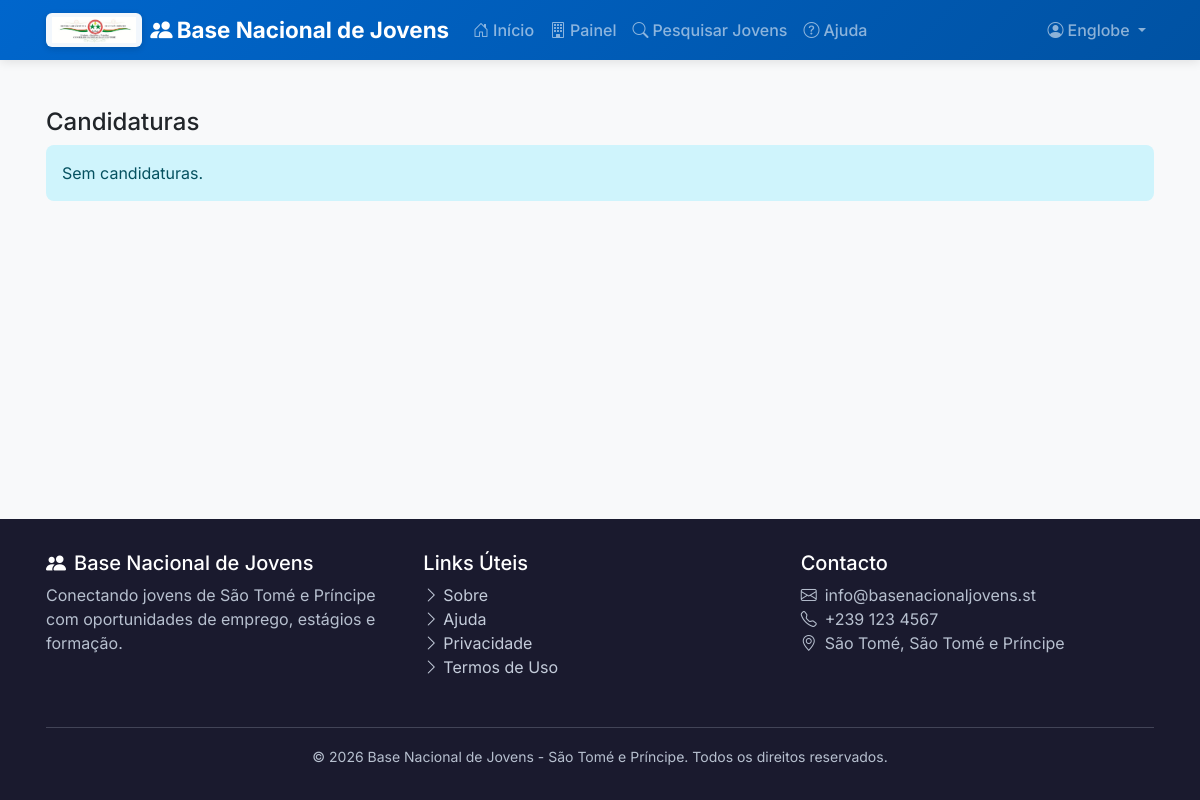
Before: /companies/vagas/3/candidaturas/ (signed in) with the older database file.
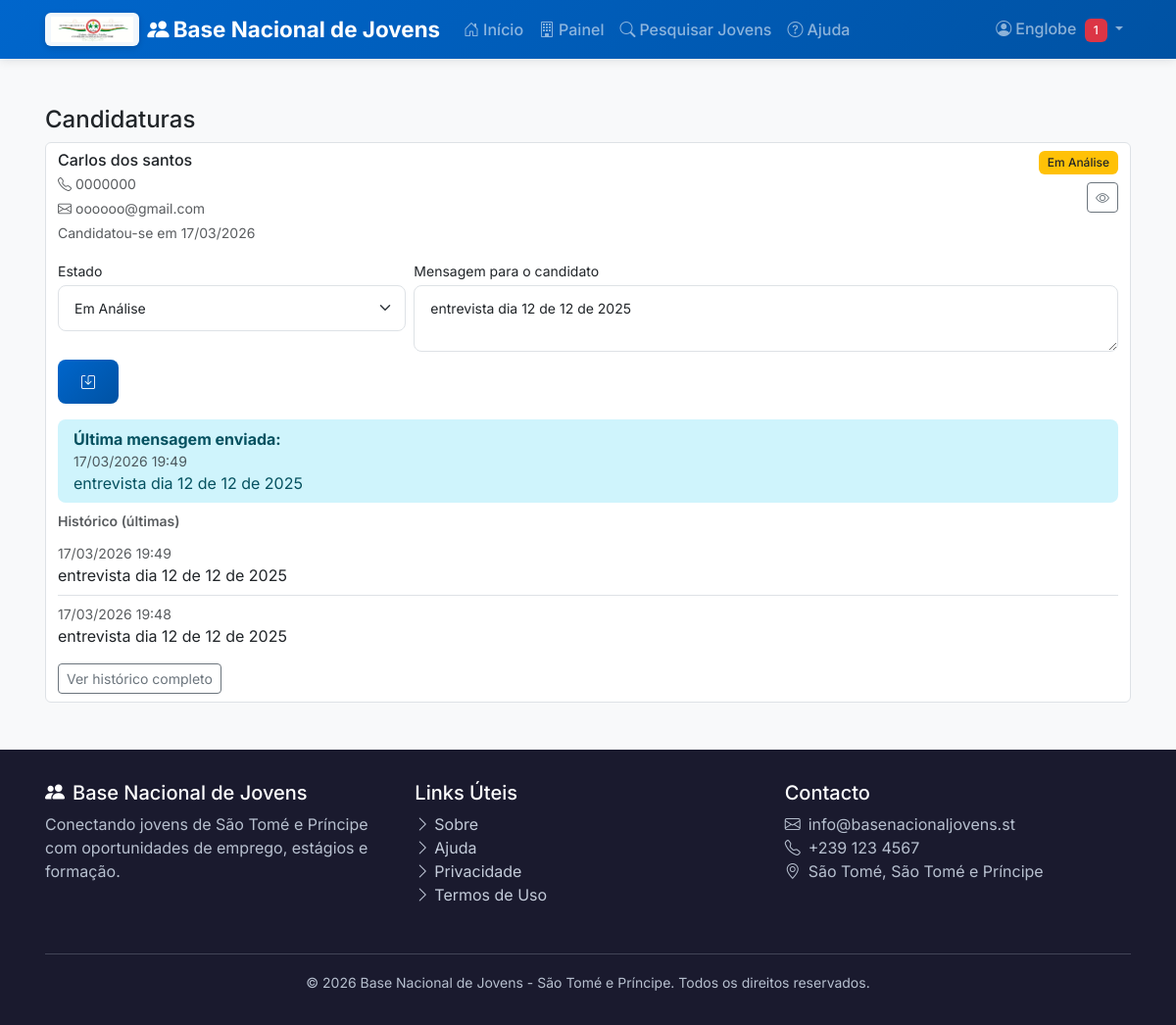
After: the same page with the newer database file.
### companies/models.py (models this page shows, shortened)
class Application(models.Model):
    ESTADO_CHOICES = [
        ('PENDENTE', _('Pendente')),
        ('EM_ANALISE', _('Em Análise')),
        ('ACEITE', _('Aceite')),
        ('REJEITADA', _('Rejeitada')),
    ]
    job = models.ForeignKey(
        JobPost,
        on_delete=models.CASCADE,
        related_name='applications',
        verbose_name=_('vaga')
    )
    youth = models.ForeignKey(
        'profiles.YouthProfile',
        on_delete=models.CASCADE,
        related_name='applications',
        verbose_name=_('jovem')
    )
    estado = models.CharField(
        _('estado'),
        max_length=15,
        choices=ESTADO_CHOICES,
        default='PENDENTE'
    )
    mensagem = models.TextField(_('mensagem/motivação'), blank=True)
    resposta_empresa = models.TextField(_('mensagem da empresa'), blank=True)
    created_at = models.DateTimeField(_('candidatou-se em'), auto_now_add=True)
    updated_at = models.DateTimeField(_('atualizado em'), auto_now=True)
    class Meta:
        verbose_name = _('candidatura')
        verbose_name_plural = _('candidaturas')
        ordering = ['-created_at']
        unique_together = ['job', 'youth']

class ApplicationMessage(models.Model):
    SENDER_CHOICES = [
        ('EMP', _('Empresa')),
        ('SYS', _('Sistema')),
    ]
    application = models.ForeignKey(
        Application,
        on_delete=models.CASCADE,
        related_name='messages',
        verbose_name=_('candidatura')
    )
    sender = models.CharField(_('remetente'), max_length=3, choices=SENDER_CHOICES, default='EMP')
    message = models.TextField(_('mensagem'))
    created_at = models.DateTimeField(_('enviada em'), auto_now_add=True)
    class Meta:
        verbose_name = _('mensagem de candidatura')
        verbose_name_plural = _('mensagens de candidatura')
        ordering = ['-created_at']

### profiles/models.py (models this page shows, shortened)
class YouthProfile(models.Model):
    SEXO_CHOICES = [
        ('M', _('Masculino')),
        ('F', _('Feminino')),
        ('O', _('Outro')),
        ('N', _('Prefiro não dizer')),
    ]
    SITUACAO_CHOICES = [
        ('EMP', _('Empregado')),
        ('DES', _('Desempregado')),
        ('PEM', _('Primeiro Emprego')),
    ]
    DISPONIBILIDADE_CHOICES = [
        ('SIM', _('Sim')),
        ('NAO', _('Não')),
        ('EM_BREVE', _('Em breve')),
    ]
    OPORTUNIDADE_CHOICES = [
        ('EST', _('Estágio')),
        ('EMP', _('Emprego')),
        ('FOR', _('Formação de Curta Duração')),
        ('EMPRE', _('Empreendedorismo')),
    ]
    user = models.OneToOneField(
        settings.AUTH_USER_MODEL,
        on_delete=models.CASCADE,
        related_name='youth_profile',
        verbose_name=_('utilizador')
    )
    data_nascimento = models.DateField(_('data de nascimento'), null=True, blank=True)
    sexo = models.CharField(_('sexo'), max_length=1, choices=SEXO_CHOICES, blank=True)
    localidade = models.CharField(_('localidade'), max_length=255, blank=True)
    contacto_alternativo = models.CharField(_('contacto alternativo'), max_length=255, blank=True)
    situacao_atual = models.CharField(
        _('situação atual'),
        max_length=3,
        choices=SITUACAO_CHOICES,
        default='DES'
    )
    disponibilidade = models.CharField(
        _('disponibilidade imediata'),
        max_length=10,
        choices=DISPONIBILIDADE_CHOICES,
        default='SIM'
    )
    interesse_setorial = models.JSONField(
        _('setores de interesse'),
        default=list,
        blank=True
    )
    preferencia_oportunidade = models.CharField(
        _('preferência de oportunidade'),
        max_length=5,
        choices=OPORTUNIDADE_CHOICES,
        default='EMP'
    )
    sobre = models.TextField(_('sobre mim'), blank=True, help_text=_('Breve descrição sobre ti'))
    photo = models.ImageField(
        _('foto de perfil'),
        upload_to='youth_avatars/',
        null=True,
        blank=True
    )
    completo = models.BooleanField(_('perfil completo'), default=False)
    validado = models.BooleanField(_('validado'), default=False)
    visivel = models.BooleanField(_('visível para empresas'), default=True)
    consentimento_sms = models.BooleanField(_('consentimento para contacto por SMS'), default=False)
    consentimento_whatsapp = models.BooleanField(_('consentimento para contacto por WhatsApp'), default=False)
    consentimento_email = models.BooleanField(_('consentimento para contacto por Email'), default=False)
    created_at = models.DateTimeField(_('criado em'), auto_now_add=True)
    updated_at = models.DateTimeField(_('atualizado em'), auto_now=True)
    wizard_step = models.IntegerField(_('passo do wizard'), default=1)
    wizard_data = models.JSONField(_('dados temporários do wizard'), default=dict, blank=True)
    class Meta:
        verbose_name = _('perfil de jovem')
        verbose_name_plural = _('perfis de jovens')
        ordering = ['-created_at']

### accounts/models.py (models this page shows, shortened)
class User(AbstractBaseUser, PermissionsMixin):
    class ProfileType(models.TextChoices):
        JOVEM = 'JO', _('Jovem')
        OPERADOR = 'OP', _('Operador Distrital')
        EMPRESA = 'EMP', _('Empresa')
        ADMIN = 'ADM', _('Administrador')
        TECNICO = 'TEC', _('Técnico PNUD')
    email = models.EmailField(_('email address'), unique=True, blank=True, null=True)
    telefone = models.CharField(_('telefone'), max_length=20, unique=True)
    nome = models.CharField(_('nome completo'), max_length=255)
    perfil = models.CharField(
        _('perfil'),
        max_length=3,
        choices=ProfileType.choices,
        default=ProfileType.JOVEM
    )
    distrito = models.ForeignKey(
        'core.District',
        on_delete=models.SET_NULL,
        null=True,
        blank=True,
        verbose_name=_('distrito')
    )
    is_staff = models.BooleanField(_('staff status'), default=False)
    is_active = models.BooleanField(_('active'), default=True)
    is_verified = models.BooleanField(_('verificado'), default=False)
    consentimento_dados = models.BooleanField(
        _('consentimento para uso de dados'),
        default=False,
        help_text=_('Autorizo o uso dos meus dados para fins de empregabilidade')
    )
    consentimento_contacto = models.BooleanField(
        _('consentimento para contacto'),
        default=False,
        help_text=_('Autorizo ser contactado por SMS/WhatsApp/email')
    )
    data_consentimento = models.DateTimeField(null=True, blank=True)
    date_joined = models.DateTimeField(_('date joined'), default=timezone.now)
    last_login = models.DateTimeField(_('last login'), null=True, blank=True)
    nome_empresa = models.CharField(_('nome da empresa'), max_length=255, blank=True)
    nif = models.CharField(_('NIF'), max_length=20, blank=True)
    setor_empresa = models.CharField(_('setor'), max_length=100, blank=True)
    associacao_parceira = models.CharField(_('associação/parceiro'), max_length=255, blank=True)
    objects = UserManager()
    USERNAME_FIELD = 'telefone'
    REQUIRED_FIELDS = ['nome']
    class Meta:
        verbose_name = _('utilizador')
        verbose_name_plural = _('utilizadores')
        ordering = ['-date_joined']
    @property
    def is_jovem(self):
        return self.perfil == self.ProfileType.JOVEM
    @property
    def is_empresa(self):
        return self.perfil == self.ProfileType.EMPRESA
    def has_company_profile(self):
        return hasattr(self, 'company_profile')

### companies/views.py (the view)
# urls.py: path('vagas/<int:pk>/candidaturas/', views.job_applications, name='job_applications'),
@login_required
def job_applications(request, pk):
    job = get_object_or_404(JobPost, pk=pk, company__user=request.user)
    candidaturas = job.applications.select_related('youth', 'youth__user').prefetch_related('messages').all()
    context = {
        'job': job,
        'candidaturas': candidaturas,
        'applications': candidaturas
    }
    return render(request, 'companies/job_applications.html', context)

### core/context_processors.py (called while the page is built)
def user_profile(request):
    context = {
        'user_has_profile': False,
        'user_profile_type': None,
        'unread_notifications_count': 0,
        'districts': District.objects.all(),
    }
    if request.user.is_authenticated:
        user = request.user
        context['user_profile_type'] = user.perfil
        if user.is_jovem:
            context['user_has_profile'] = user.has_youth_profile()
        elif user.is_empresa:
            context['user_has_profile'] = user.has_company_profile()
        context['unread_notifications_count'] = Notification.objects.filter(
            user=user, lida=False
        ).count()
    return context

### templates/companies/job_applications.html (shortened to what this page needs)
{% extends 'base/base.html' %}
{% block content %}
<div class="container py-5">
  <h4>Candidaturas</h4>
  {% if applications %}
    <div class="list-group">
      {% for app in applications %}
        <div class="list-group-item">
          <div class="d-flex justify-content-between align-items-start">
            <div>
              <h6 class="mb-1">{{ app.youth.user.nome }}</h6>
              <div class="small text-muted mb-1">
                <i class="bi bi-telephone me-1"></i>{{ app.youth.user.telefone|default:"-" }}
              </div>
              <div class="small text-muted mb-1">
                <i class="bi bi-envelope me-1"></i>{{ app.youth.user.email|default:"-" }}
              </div>
              <div class="small text-muted">Candidatou-se em {{ app.created_at|date:"d/m/Y" }}</div>
            </div>
            <div class="d-flex flex-column align-items-end gap-2">
              <span class="badge {% if app.estado == 'ACEITE' %}bg-success{% elif app.estado == 'REJEITADA' %}bg-danger{% elif app.estado == 'EM_ANALISE' %}bg-warning text-dark{% else %}bg-secondary{% endif %}">
                {{ app.get_estado_display }}
              </span>
              <a href="{% url 'companies:youth_detail' app.youth.id %}"
                 class="btn btn-outline-secondary btn-sm"
                 title="Ver perfil"
                 aria-label="Ver perfil">
                <i class="bi bi-eye"></i>
              </a>
            </div>
          </div>
          <form method="post" action="{% url 'companies:application_manage' app.id %}" class="mt-3">
            <div class="row g-2">
              <div class="col-md-4">
                <label class="form-label small mb-1">Estado</label>
                <select name="estado" class="form-select form-select-sm">
                  {% for value,label in app.ESTADO_CHOICES %}
                    <option value="{{ value }}" {% if app.estado == value %}selected{% endif %}>{{ label }}</option>
                  {% endfor %}
                </select>
              </div>
              <div class="col-md-8">
                <label class="form-label small mb-1">Mensagem para o candidato</label>
                <textarea name="resposta_empresa" rows="2" class="form-control form-control-sm" placeholder="Escreva uma mensagem...">{{ app.resposta_empresa }}</textarea>
              </div>
            </div>
            <div class="mt-2">
              <button type="submit" class="btn btn-primary btn-sm" title="Guardar" aria-label="Guardar">
                <i class="bi bi-save"></i>
              </button>
            </div>
          </form>
          {% if app.messages.all %}
            {% with last_msg=app.messages.all.0 %}
              <div class="alert alert-info py-2 mb-2 mt-3">
                <strong>Última mensagem enviada:</strong>
                <div class="small text-muted">{{ last_msg.created_at|date:"d/m/Y H:i" }}</div>
                <div>{{ last_msg.message|linebreaksbr }}</div>
              </div>
            {% endwith %}
            <div class="small text-muted fw-semibold mb-1">Histórico (últimas)</div>
            <div class="list-group list-group-flush">
              {% for msg in app.messages.all|slice:":3" %}
                <div class="list-group-item px-0">
                  <div class="small text-muted">{{ msg.created_at|date:"d/m/Y H:i" }}</div>
                  <div>{{ msg.message|linebreaksbr }}</div>
                </div>
              {% endfor %}
            </div>
            <div class="mt-2">
              <a href="{% url 'companies:application_messages' app.id %}" class="btn btn-sm btn-outline-secondary">
                Ver histórico completo
              </a>
            </div>
          {% endif %}
        </div>
      {% endfor %}
    </div>
  {% else %}
    <div class="alert alert-info">Sem candidaturas.</div>
  {% endif %}
</div>
{% endblock %}

### templates/base/base.html (shortened to what the changed rows need)
<!DOCTYPE html>
<html lang="pt-pt">
{% load static %}
{% load form_tags %}
<head>
    <link href="https://cdn.jsdelivr.net/npm/bootstrap@5.3.2/dist/css/bootstrap.min.css" rel="stylesheet">
    <link href="https://cdn.jsdelivr.net/npm/bootstrap-icons@1.11.1/font/bootstrap-icons.css" rel="stylesheet">
    <link rel="stylesheet" href="{% static 'css/main.css' %}">
</head>
<body>
    <nav class="navbar navbar-expand-lg navbar-dark">
        <div class="container">
            <div class="collapse navbar-collapse" id="navbarNav">
                <ul class="navbar-nav">
                    {% if user.is_authenticated %}
                        <li class="nav-item dropdown">
                            <a class="nav-link dropdown-toggle" href="#" id="userDropdown" role="button" data-bs-toggle="dropdown">
                                <i class="bi bi-person-circle me-1"></i>{{ user.nome|truncatechars:20 }}
                                {% if unread_notifications_count > 0 %}
                                    <span class="badge bg-danger ms-1">{{ unread_notifications_count }}</span>
                                {% endif %}
                            </a>
                        </li>
                    {% endif %}
                </ul>
            </div>
        </div>
    </nav>
    <main>
        {% block content %}{% endblock %}
    </main>
</body>
</html>

Changed rows visible on the page:
added Application: youth.user.nome "Carlos dos santos", youth.user.telefone "0000000", youth.user.email "oooooo@gmail.com", created_at "17/03/2026", estado "Em Análise", resposta_empresa "entrevista dia 12 de 12 de 2025", messages.all.0.created_at "17/03/2026 19:49", messages.all.0.message "entrevista dia 12 de 12 de 2025"
added ApplicationMessage: created_at "17/03/2026 19:49", message "entrevista dia 12 de 12 de 2025"
added ApplicationMessage: created_at "17/03/2026 19:48", message "entrevista dia 12 de 12 de 2025"
Other visible differences:
{{ unread_notifications_count }}: (not shown) → "1"
text no longer shown: "Sem candidaturas."
